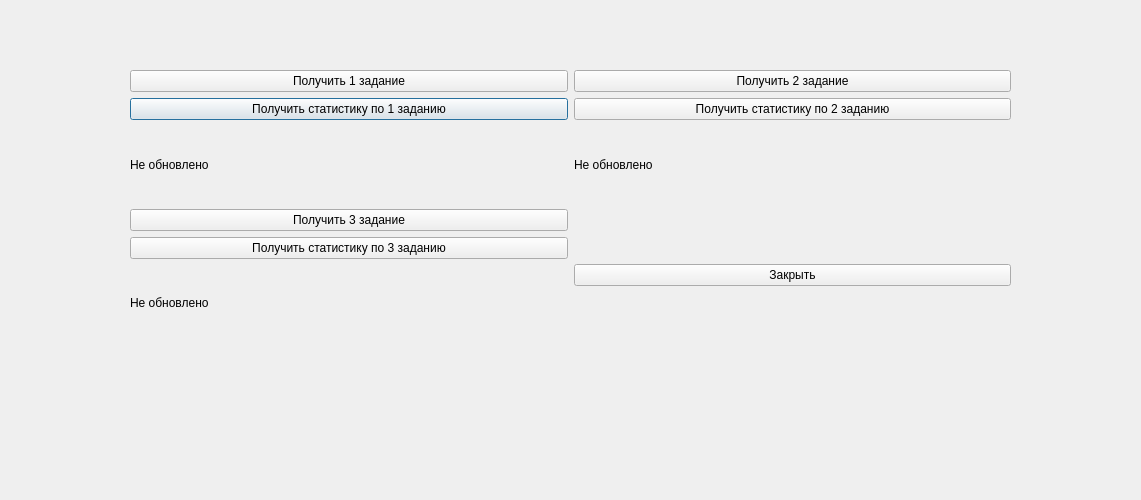
<?xml version="1.0" encoding="UTF-8"?>
<ui version="4.0">
 <class>tasksWindow</class>
 <widget class="QDialog" name="tasksWindow">
  <property name="geometry">
   <rect>
    <x>0</x>
    <y>0</y>
    <width>1141</width>
    <height>500</height>
   </rect>
  </property>
  <property name="windowTitle">
   <string>Dialog</string>
  </property>
  <widget class="QWidget" name="layoutWidget">
   <property name="geometry">
    <rect>
     <x>130</x>
     <y>70</y>
     <width>881</width>
     <height>271</height>
    </rect>
   </property>
   <layout class="QGridLayout" name="gridLayout">
    <item row="1" column="0">
     <widget class="QPushButton" name="get_stats_1">
      <property name="text">
       <string>Получить статистику по 1 заданию</string>
      </property>
     </widget>
    </item>
    <item row="2" column="1">
     <widget class="QLabel" name="stats_2">
      <property name="text">
       <string>Не обновлено</string>
      </property>
     </widget>
    </item>
    <item row="0" column="0">
     <widget class="QPushButton" name="FirstTask">
      <property name="text">
       <string>Получить 1 задание</string>
      </property>
     </widget>
    </item>
    <item row="5" column="0">
     <widget class="QPushButton" name="ThirdTask">
      <property name="text">
       <string>Получить 3 задание</string>
      </property>
     </widget>
    </item>
    <item row="0" column="1">
     <widget class="QPushButton" name="SecondTask">
      <property name="text">
       <string>Получить 2 задание</string>
      </property>
     </widget>
    </item>
    <item row="2" column="0">
     <widget class="QLabel" name="stats_1">
      <property name="text">
       <string>Не обновлено</string>
      </property>
     </widget>
    </item>
    <item row="1" column="1">
     <widget class="QPushButton" name="get_stats_2">
      <property name="text">
       <string>Получить статистику по 2 заданию</string>
      </property>
     </widget>
    </item>
    <item row="7" column="0">
     <widget class="QLabel" name="stats_3">
      <property name="text">
       <string>Не обновлено</string>
      </property>
     </widget>
    </item>
    <item row="6" column="0">
     <widget class="QPushButton" name="get_stats_3">
      <property name="text">
       <string>Получить статистику по 3 заданию</string>
      </property>
     </widget>
    </item>
    <item row="5" column="1" rowspan="3">
     <widget class="QPushButton" name="OutBut">
      <property name="text">
       <string>Закрыть</string>
      </property>
     </widget>
    </item>
   </layout>
  </widget>
 </widget>
 <resources/>
 <connections/>
</ui>
